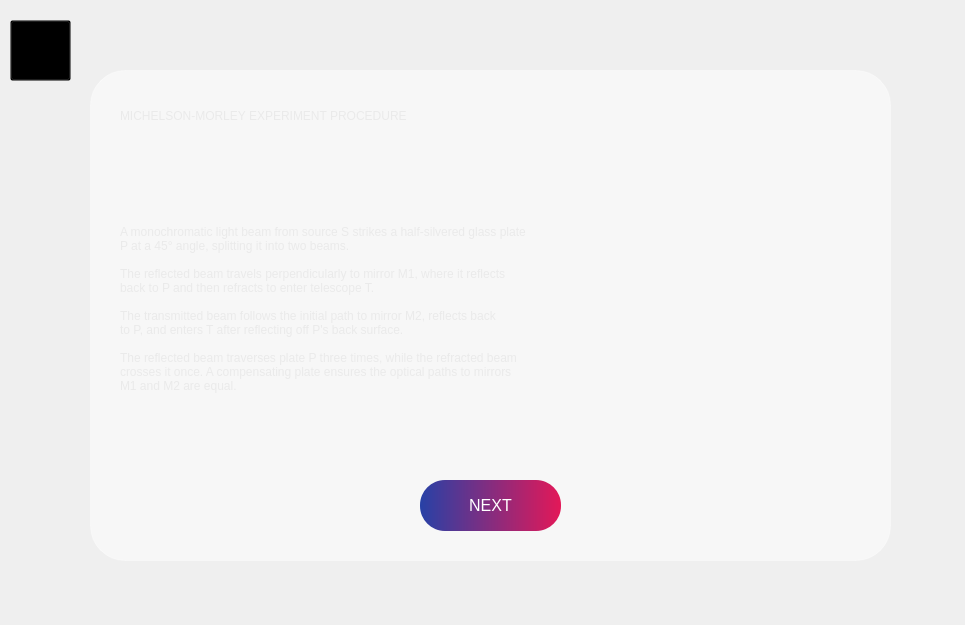
<?xml version="1.0" encoding="UTF-8"?>
<ui version="4.0">
 <class>MainWindow</class>
 <widget class="QMainWindow" name="MainWindow">
  <property name="geometry">
   <rect>
    <x>0</x>
    <y>0</y>
    <width>965</width>
    <height>625</height>
   </rect>
  </property>
  <property name="windowTitle">
   <string>MainWindow</string>
  </property>
  <widget class="QWidget" name="centralwidget">
   <widget class="QLabel" name="label">
    <property name="geometry">
     <rect>
      <x>0</x>
      <y>0</y>
      <width>971</width>
      <height>641</height>
     </rect>
    </property>
    <property name="text">
     <string/>
    </property>
    <property name="pixmap">
     <pixmap>240_F_742985583_Qh1GNc0mKsb19LUrgWBvvNmh8hHKHciy.jpg</pixmap>
    </property>
    <property name="scaledContents">
     <bool>true</bool>
    </property>
   </widget>
   <widget class="QLabel" name="label_2">
    <property name="geometry">
     <rect>
      <x>90</x>
      <y>70</y>
      <width>801</width>
      <height>491</height>
     </rect>
    </property>
    <property name="styleSheet">
     <string notr="true">background-color: rgba(255, 255, 255, 127); 
border-radius: 35px;
border: 1px solid rgba(255, 255, 255, 76); </string>
    </property>
    <property name="text">
     <string/>
    </property>
   </widget>
   <widget class="QLabel" name="label_3">
    <property name="geometry">
     <rect>
      <x>120</x>
      <y>90</y>
      <width>701</width>
      <height>51</height>
     </rect>
    </property>
    <property name="styleSheet">
     <string notr="true">color:rgb(234, 234, 234);
font: 18pt &quot;MS Shell Dlg 2&quot;;</string>
    </property>
    <property name="text">
     <string>MICHELSON-MORLEY EXPERIMENT PROCEDURE</string>
    </property>
   </widget>
   <widget class="QPushButton" name="pushButton">
    <property name="geometry">
     <rect>
      <x>420</x>
      <y>480</y>
      <width>141</width>
      <height>51</height>
     </rect>
    </property>
    <property name="styleSheet">
     <string notr="true">QPushButton {
    background: qlineargradient(x1:0, y1:0, x2:1, y2:0, stop:0 #2741a6, stop:1 #e31858);
    border-radius: 25px;
	font-size: 16px;
    color: white;
    padding: 10px 20px;
}

QPushButton:hover {
    background: qlineargradient(x1:0, y1:0, x2:1, y2:0, stop:0 #e31858, stop:1 #2741a6);
}
</string>
    </property>
    <property name="text">
     <string>NEXT</string>
    </property>
   </widget>
   <widget class="QPushButton" name="pushButton_HOME">
    <property name="geometry">
     <rect>
      <x>10</x>
      <y>20</y>
      <width>61</width>
      <height>61</height>
     </rect>
    </property>
    <property name="styleSheet">
     <string notr="true">
QPushButton {
    background-color: transparent;
}

QPushButton:hover {
    background-color: rgba(255, 255, 255, 0.2);
    border-radius: 25px;
    border: 1px solid rgba(255, 255, 255, 0.3);
    font-size: 16px;
    color: white;
}

QPushButton:pressed {
    background-color: rgba(255, 255, 255, 0.3); 
    border: 1px solid rgba(255, 255, 255, 0.5); 
    transform: scale(0.95); 
}
</string>
    </property>
    <property name="text">
     <string/>
    </property>
    <property name="icon">
     <iconset>
      <normaloff>[CITYPNG.COM]House Line White Icon - 500x500.png</normaloff>[CITYPNG.COM]House Line White Icon - 500x500.png</iconset>
    </property>
    <property name="iconSize">
     <size>
      <width>50</width>
      <height>50</height>
     </size>
    </property>
   </widget>
   <widget class="QLabel" name="label_4">
    <property name="geometry">
     <rect>
      <x>120</x>
      <y>160</y>
      <width>741</width>
      <height>311</height>
     </rect>
    </property>
    <property name="styleSheet">
     <string notr="true">color:rgb(234, 234, 234);
font: 75 12pt &quot;MS Shell Dlg 2&quot;;
</string>
    </property>
    <property name="text">
     <string>A monochromatic light beam from source S strikes a half-silvered glass plate  
P at a 45° angle, splitting it into two beams.

The reflected beam travels perpendicularly to mirror M1, where it reflects  
back to P and then refracts to enter telescope T.

The transmitted beam follows the initial path to mirror M2, reflects back  
to P, and enters T after reflecting off P's back surface.

The reflected beam traverses plate P three times, while the refracted beam  
crosses it once. A compensating plate ensures the optical paths to mirrors  
M1 and M2 are equal.
</string>
    </property>
   </widget>
  </widget>
 </widget>
 <resources/>
 <connections/>
</ui>
